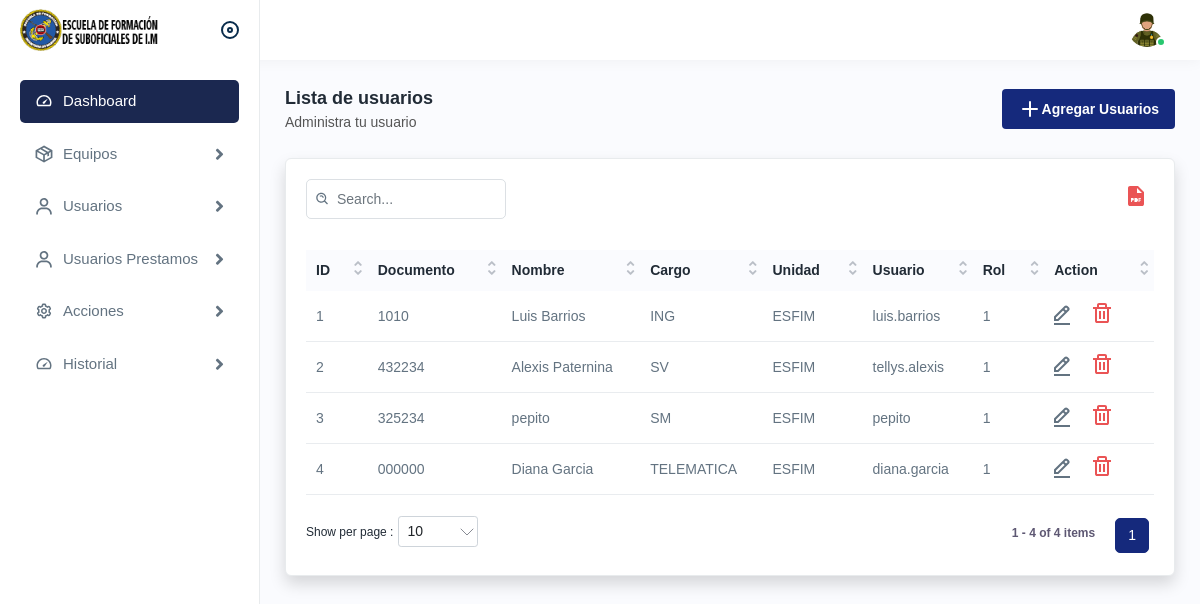
Page /userlists.php (signed in) on the earlier database version.
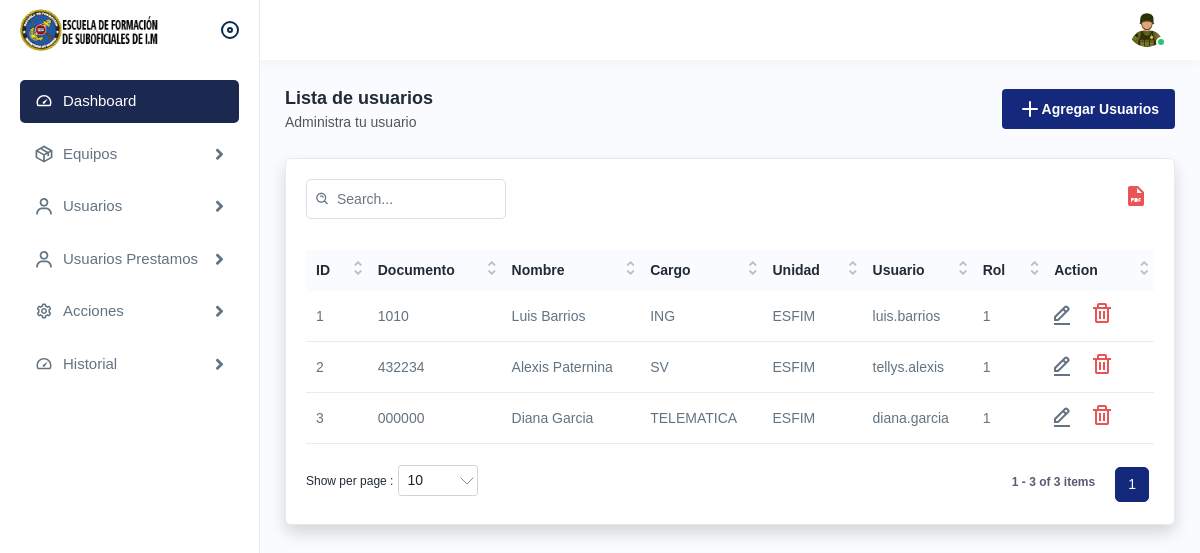
Same page on the later database version.
### tables this page shows
CREATE TABLE `usuarios` (
  `id` int(11) NOT NULL,
  `Documento` varchar(50) NOT NULL,
  `Nombre` varchar(100) NOT NULL,
  `Cargo` varchar(50) NOT NULL,
  `Unidad` varchar(50) NOT NULL,
  `Usuario` varchar(50) NOT NULL,
  `contrasena` varchar(50) NOT NULL,
  `ID_Rol` int(11) NOT NULL
);

### userlists.php (the view, shortened to what the changed rows need)
<!DOCTYPE html>
<html lang="en">
<head>
  <link rel="stylesheet" href="assets/css/bootstrap.min.css" />
  <link rel="stylesheet" href="assets/css/animate.css" />
  <link rel="stylesheet" href="assets/plugins/select2/css/select2.min.css" />
  <link rel="stylesheet" href="assets/css/dataTables.bootstrap4.min.css" />
  <link rel="stylesheet" href="assets/plugins/fontawesome/css/fontawesome.min.css" />
  <link rel="stylesheet" href="assets/plugins/fontawesome/css/all.min.css" />
  <link rel="stylesheet" href="assets/css/style.css" />
</head>
<body>
  <div class="page-wrapper">
    <div class="content">
      <div class="card shadow">
        <div class="card-body">
          <div class="table-top">
            <div class="search-set">
            </div>
            <div class="wordset">
            </div>
          </div>
          <div class="table-responsive">
            <table class="table datanew">
              <thead>
                <tr>
                  <th>ID</th>
                  <th>Documento</th>
                  <th>Nombre</th>
                  <th>Cargo</th>
                  <th>Unidad</th>
                  <th>Usuario</th>
                  <th>Rol</th>
                  <th>Action</th>
                </tr>
              </thead>
              <tbody>
                <?php
                include "./conexion.php";
                $sql = $mysqli->query("SELECT * FROM usuarios");
                $contador = 1;
                while ($datos = $sql->fetch_object()) { ?>
                  <tr>
                    <td><?php echo $contador; ?></td>
                    <td><?php echo $datos->Documento; ?></td>
                    <td><?php echo $datos->Nombre; ?></td>
                    <td><?php echo $datos->Cargo; ?></td>
                    <td><?php echo $datos->Unidad; ?></td>
                    <td><?php echo $datos->Usuario; ?></td>
                    <td><?php echo $datos->ID_Rol; ?></td>
                    <td>
                      <a class="me-3" href="newuseredit.php?id=<?php echo $datos->id; ?>">
                        <img src="assets/img/icons/edit.svg" alt="img" />
                      </a>
                      <a class="me-3" href="javascript:void(0);" onclick="confirmDeletion(<?php echo $datos->id; ?>)">
                        <img src="assets/img/icons/delete.svg" alt="img" />
                      </a>
                    </td>
                  </tr>
                <?php
                  $contador++;
                } ?>
              </tbody>
            </table>
          </div>
        </div>
      </div>
    </div>
  </div>
</body>
</html>

Differences in the rows shown:
removed usuarios: Documento "325234", Nombre "pepito", Cargo "SM", Unidad "ESFIM", Usuario "pepito", ID_Rol "1"
Other differences:
text written by a page script: "1 1 - 4 of 4 items" → "1 1 - 3 of 3 items"
